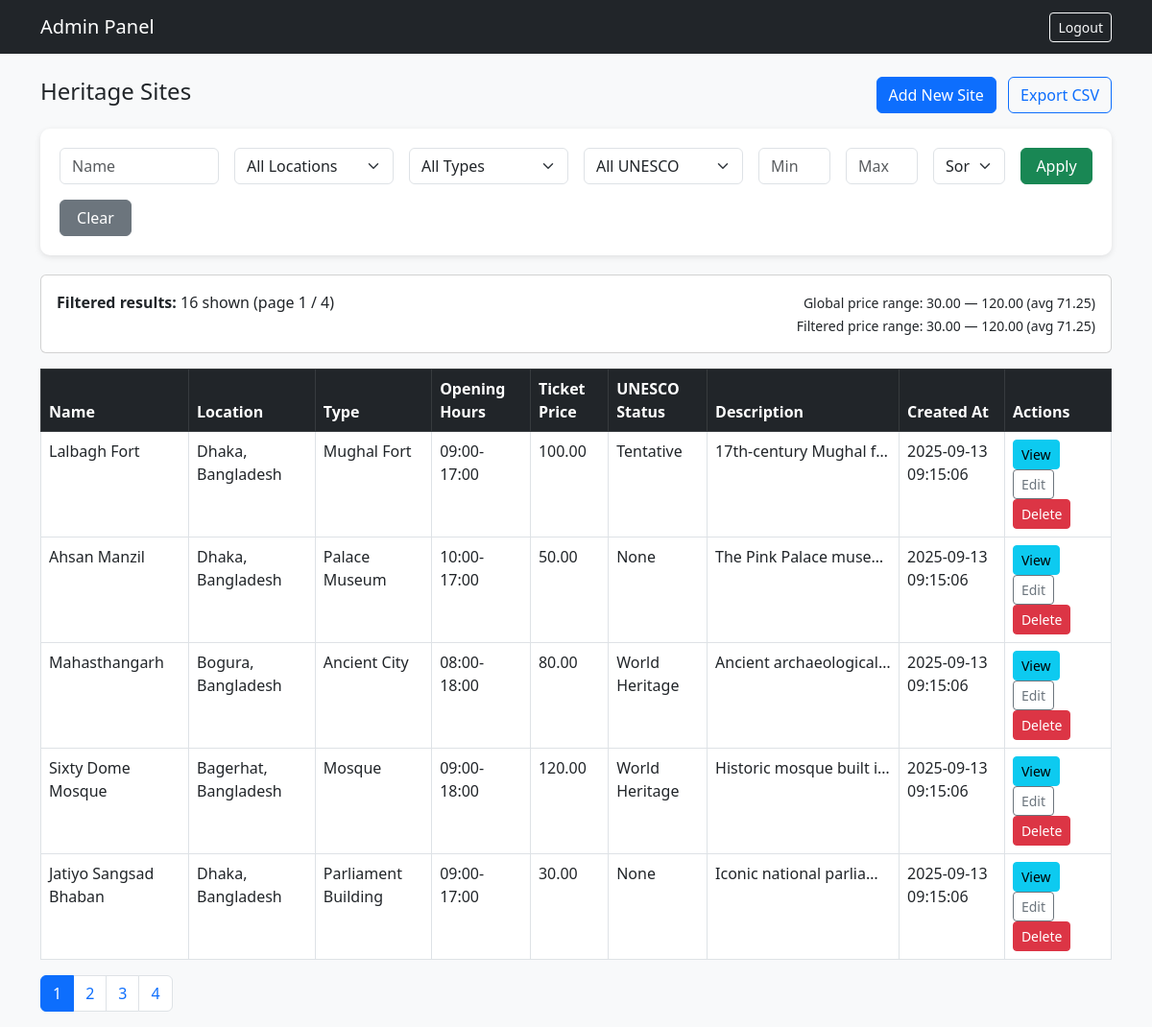
Page /admin/manage_sites.php (signed in) on the committed database.
### tables this page shows
CREATE TABLE IF NOT EXISTS HeritageSites (
  site_id INT AUTO_INCREMENT PRIMARY KEY,
  name VARCHAR(150) NOT NULL,
  location VARCHAR(200),
  type VARCHAR(100),
  opening_hours VARCHAR(100),
  ticket_price DECIMAL(10,2) DEFAULT 0,
  unesco_status ENUM('None','Tentative','World Heritage') DEFAULT 'None',
  description TEXT,
  created_at TIMESTAMP DEFAULT CURRENT_TIMESTAMP
);

### admin/manage_sites.php (the view, shortened to what this page needs)
<?php
require_once __DIR__ . '/../includes/db_connect.php';
$filter_name = trim($_GET['filter_name'] ?? '');
$filter_price_min = (isset($_GET['filter_price_min']) && $_GET['filter_price_min'] !== '') ? (float)$_GET['filter_price_min'] : null;
$filter_price_max = (isset($_GET['filter_price_max']) && $_GET['filter_price_max'] !== '') ? (float)$_GET['filter_price_max'] : null;
$page = max(1, (int)($_GET['page'] ?? 1));
$perPage = 5;
$globalStats = $pdo->query("SELECT COUNT(*) AS total, MIN(ticket_price) AS min_price, MAX(ticket_price) AS max_price, AVG(ticket_price) AS avg_price FROM HeritageSites")->fetch(PDO::FETCH_ASSOC);
$globalMin = $globalStats['min_price'] !== null ? (float)$globalStats['min_price'] : 0.00;
$globalMax = $globalStats['max_price'] !== null ? (float)$globalStats['max_price'] : 0.00;
$globalAvg = $globalStats['avg_price'] !== null ? (float)$globalStats['avg_price'] : 0.00;
$where = ' WHERE 1=1';
$params = [];
$order_by = 'created_at DESC';
$totalStmt = $pdo->prepare("SELECT COUNT(*) FROM HeritageSites $where");
$totalStmt->execute($params);
$totalRows = (int)$totalStmt->fetchColumn();
$totalPages = max(1, (int)ceil($totalRows / $perPage));
$offset = ($page - 1) * $perPage;
$query = "SELECT * FROM HeritageSites $where ORDER BY $order_by LIMIT :offset, :perPage";
$stmt = $pdo->prepare($query);
$stmt->bindValue(':offset', (int)$offset, PDO::PARAM_INT);
$stmt->bindValue(':perPage', (int)$perPage, PDO::PARAM_INT);
$stmt->execute();
$sites = $stmt->fetchAll(PDO::FETCH_ASSOC);
$filteredStatsStmt = $pdo->prepare("SELECT COUNT(*) AS total, MIN(ticket_price) AS min_price, MAX(ticket_price) AS max_price, AVG(ticket_price) AS avg_price FROM HeritageSites $where");
$filteredStatsStmt->execute($params);
$filteredStats = $filteredStatsStmt->fetch(PDO::FETCH_ASSOC);
?>
<!doctype html>
<html lang="en">
<head>
<link href="https://cdn.jsdelivr.net/npm/bootstrap@5.3.0/dist/css/bootstrap.min.css" rel="stylesheet">
</head>
<body>
<nav class="navbar navbar-dark bg-dark mb-4">
    <div class="container d-flex justify-content-between">
        <a class="navbar-brand" href="dashboard.php">Admin Panel</a>
        <a class="btn btn-outline-light btn-sm" href="logout.php">Logout</a>
    </div>
</nav>
<div class="container">
    <div class="d-flex justify-content-between align-items-center mb-3">
        <h4>Heritage Sites</h4>
        <div>
            <a class="btn btn-primary" href="site_edit.php">Add New Site</a>
            <?php
                $exportParams = $_GET;
                $exportParams['export'] = 'csv';
                echo '<a class="btn btn-outline-primary ms-2" href="?'.htmlspecialchars(http_build_query($exportParams)).'">Export CSV</a>';
            ?>
        </div>
    </div>
    <div class="filter-card">
        <form class="row g-3" method="get" novalidate>
            <div class="col-md-2">
                <input type="text" name="filter_name" class="form-control" placeholder="Name" value="<?php echo htmlspecialchars($filter_name); ?>">
            </div>
            <div class="col-md-2">
                <select name="filter_location" class="form-select" aria-label="Location">
                    <option value="">All Locations</option>
                </select>
            </div>
            <div class="col-md-2">
                <select name="filter_type" class="form-select" aria-label="Type">
                    <option value="">All Types</option>
                </select>
            </div>
            <div class="col-md-2">
                <select name="filter_unesco" class="form-select" aria-label="UNESCO status">
                    <option value="">All UNESCO</option>
                </select>
            </div>
            <div class="col-md-1">
                <input type="number" step="1" min="<?php echo htmlspecialchars((string)$globalMin); ?>" max="<?php echo htmlspecialchars((string)$globalMax); ?>"
                       name="filter_price_min" class="form-control" placeholder="Min" value="<?php echo htmlspecialchars($filter_price_min ?? ''); ?>">
            </div>
            <div class="col-md-1">
                <input type="number" step="1" min="<?php echo htmlspecialchars((string)$globalMin); ?>" max="<?php echo htmlspecialchars((string)$globalMax); ?>"
                       name="filter_price_max" class="form-control" placeholder="Max" value="<?php echo htmlspecialchars($filter_price_max ?? ''); ?>">
            </div>
            <div class="col-md-1">
                <select name="sort_price" class="form-select" aria-label="Sort price">
                    <option value="">Sort Price</option>
                </select>
            </div>
            <div class="col-md-1 d-grid">
                <button class="btn btn-success">Apply</button>
            </div>
            <div class="col-md-1 d-grid">
                <a class="btn btn-secondary" href="manage_sites.php">Clear</a>
            </div>
        </form>
    </div>
    <div class="mb-3">
        <div class="card p-3">
            <div class="row">
                <div class="col-md-6">
                    <strong>Filtered results:</strong> <?php echo (int)($filteredStats['total'] ?? 0); ?> shown (page <?php echo $page; ?> / <?php echo $totalPages; ?>)
                </div>
                <div class="col-md-6 text-md-end">
                    <small>Global price range: <?php echo number_format($globalMin, 2); ?> — <?php echo number_format($globalMax, 2); ?> (avg <?php echo number_format($globalAvg, 2); ?>)</small>
                    <br>
                    <small>Filtered price range: <?php echo $filteredStats['min_price'] !== null ? number_format($filteredStats['min_price'], 2) : '-'; ?> — <?php echo $filteredStats['max_price'] !== null ? number_format($filteredStats['max_price'], 2) : '-'; ?> (avg <?php echo $filteredStats['avg_price'] !== null ? number_format($filteredStats['avg_price'], 2) : '-'; ?>)</small>
                </div>
            </div>
        </div>
    </div>
    <?php if (empty($sites)): ?>
        <div class="alert alert-info">No heritage sites found with these filters.</div>
    <?php else: ?>
        <table class="table table-hover table-bordered bg-white">
            <thead class="table-dark">
                <tr>
                    <th>Name</th>
                    <th>Location</th>
                    <th>Type</th>
                    <th>Opening Hours</th>
                    <th>Ticket Price</th>
                    <th>UNESCO Status</th>
                    <th>Description</th>
                    <th>Created At</th>
                    <th>Actions</th>
                </tr>
            </thead>
            <tbody>
            <?php foreach ($sites as $s): ?>
                <tr>
                    <td><?php echo htmlspecialchars($s['name']); ?></td>
                    <td><?php echo htmlspecialchars($s['location']); ?></td>
                    <td><?php echo htmlspecialchars($s['type']); ?></td>
                    <td><?php echo htmlspecialchars($s['opening_hours']); ?></td>
                    <td><?php echo number_format($s['ticket_price'], 2); ?></td>
                    <td><?php echo htmlspecialchars($s['unesco_status']); ?></td>
                    <td class="truncate" title="<?php echo htmlspecialchars($s['description']); ?>"><?php echo htmlspecialchars($s['description']); ?></td>
                    <td><?php echo htmlspecialchars($s['created_at']); ?></td>
                    <td>
                        <a class="btn btn-sm btn-info" href="site_view.php?id=<?php echo (int)$s['site_id']; ?>">View</a>
                        <a class="btn btn-sm btn-outline-secondary" href="site_edit.php?id=<?php echo (int)$s['site_id']; ?>">Edit</a>
                        <form method="post" class="d-inline" onsubmit="return confirm('Delete site?');">
                            <button type="submit" class="btn btn-sm btn-danger">Delete</button>
                        </form>
                    </td>
                </tr>
            <?php endforeach; ?>
            </tbody>
        </table>
        <?php if ($totalPages > 1): ?>
            <nav>
                <ul class="pagination">
                    <?php
                        for ($p = 1; $p <= $totalPages; $p++):
                            $queryParams = $_GET;
                            $queryParams['page'] = $p;
                    ?>
                        <li class="page-item <?php if ($p === $page) echo 'active'; ?>">
                            <a class="page-link" href="?<?php echo htmlspecialchars(http_build_query($queryParams)); ?>"><?php echo $p; ?></a>
                        </li>
                    <?php endfor; ?>
                </ul>
            </nav>
        <?php endif; ?>
    <?php endif; ?>
</div>
</body>
</html>

### admin/manage_sites.php (style rules this page uses)
body { background-color: #f8f9fa; }
.filter-card { background: #fff; padding: 20px; border-radius: 10px; box-shadow: 0 2px 6px rgba(0,0,0,0.1); margin-bottom: 20px; }
.truncate { max-width: 200px; white-space: nowrap; overflow: hidden; text-overflow: ellipsis; }

### rows in the picture
heritagesites: name "Lalbagh Fort", location "Dhaka, Bangladesh", type "Mughal Fort", opening_hours "09:00-17:00", ticket_price "100.00", unesco_status "Tentative", description "17th-century Mughal f…", created_at "2025-09-13 09:15:06"
heritagesites: name "Ahsan Manzil", location "Dhaka, Bangladesh", type "Palace Museum", opening_hours "10:00-17:00", ticket_price "50.00", unesco_status "None", description "The Pink Palace muse…", created_at "2025-09-13 09:15:06"
heritagesites: name "Mahasthangarh", location "Bogura, Bangladesh", type "Ancient City", opening_hours "08:00-18:00", ticket_price "80.00", unesco_status "World Heritage", description "Ancient archaeological…", created_at "2025-09-13 09:15:06"
heritagesites: name "Sixty Dome Mosque", location "Bagerhat, Bangladesh", type "Mosque", opening_hours "09:00-18:00", ticket_price "120.00", unesco_status "World Heritage", description "Historic mosque built i…", created_at "2025-09-13 09:15:06"
heritagesites: name "Jatiyo Sangsad Bhaban", location "Dhaka, Bangladesh", type "Parliament Building", opening_hours "09:00-17:00", ticket_price "30.00", unesco_status "None", description "Iconic national parlia…", created_at "2025-09-13 09:15:06"

### other values in the picture
$filteredStats['total'] "16"
$page "1"
$totalPages "4"
$globalMin "30.00"
$globalMax "120.00"
$globalAvg "71.25"
$filteredStats['min_price'] "30.00"
$filteredStats['max_price'] "120.00"
$filteredStats['avg_price'] "71.25"
